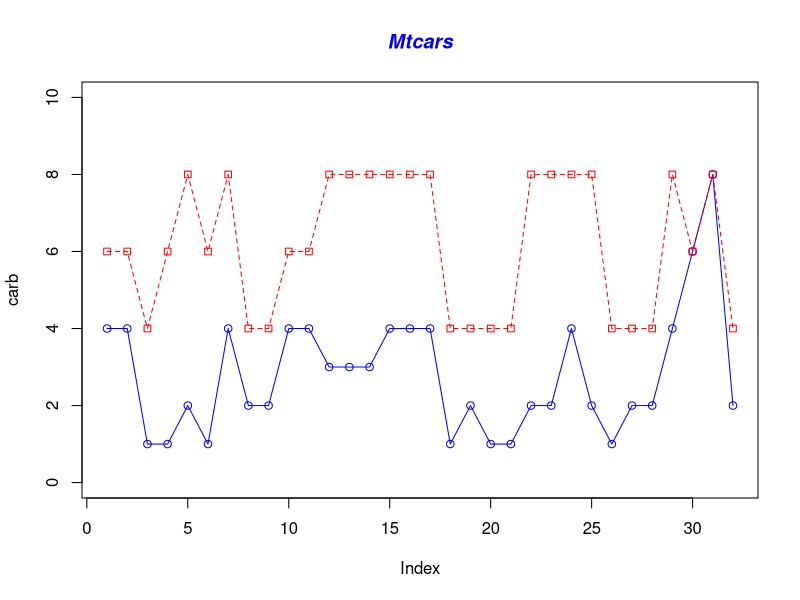
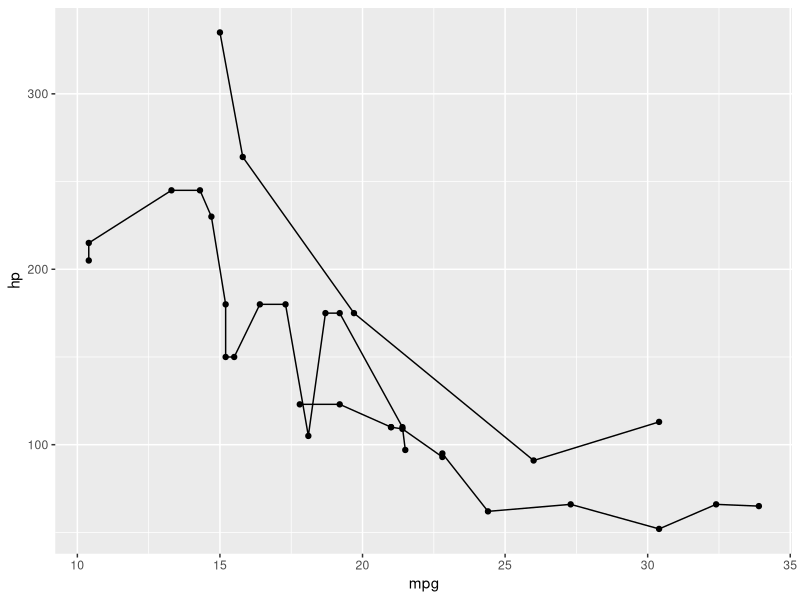
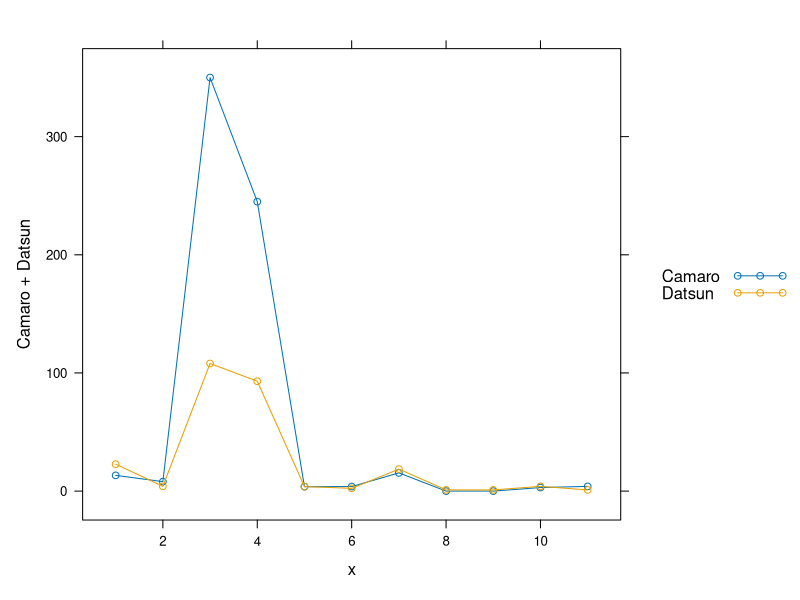

Recreate these plots in R, in order.
## ---- chunk 1
head(mtcars)

## ---- chunk 2
carb <- mtcars$carb
cyl <- mtcars$cyl

plot(carb, type="o", col="blue", ylim=c(0,10))

lines(cyl, type="o", pch=22, lty=2, col="red")

title(main="Mtcars", col.main="Blue", font.main=4)

## ---- chunk 3
library(ggplot2)

df2 <- mtcars
ggplot(data=df2, aes(x=mpg, y=hp, group=gear)) +
  geom_line()+
  geom_point()
  
## ---- chunk 4

library(lattice)
L = mtcars$am == 0 
Camaro=mtcars["Camaro Z28",]
Datsun=mtcars["Datsun 710",]
x= 1:11
df <- data.frame(Camaro = Camaro, Datsun = Datsun, x = x)
xyplot(Camaro + Datsun  ~ x, data = df, type = "o", auto.key=TRUE)

